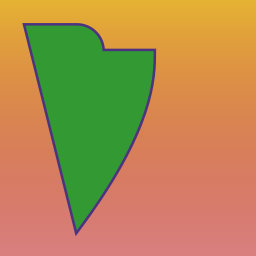

Python code for this plot:
#!/usr/bin/env python3
# -*- coding: utf-8 -*-
"""
Example script for using Cairo
"""

import math
import cairo

WIDTH, HEIGHT = 256, 256

surface = cairo.ImageSurface(cairo.FORMAT_ARGB32, WIDTH, HEIGHT)
ctx = cairo.Context(surface)

ctx.scale(WIDTH, HEIGHT)  # Normalizing the canvas

pat = cairo.LinearGradient(0.0, 0.0, 0.0, 1.0)
pat.add_color_stop_rgba(1, 0.7, 0, 0, 0.5)  # First stop, 50% opacity
pat.add_color_stop_rgba(0, 0.9, 0.7, 0.2, 1)  # Last stop, 100% opacity

ctx.rectangle(0, 0, 1, 1)  # Rectangle(x0, y0, x1, y1)
ctx.set_source(pat)
ctx.fill()

ctx.translate(0.1, 0.1)  # Changing the current transformation matrix

ctx.move_to(0, 0)
# Arc(cx, cy, radius, start_angle, stop_angle)
ctx.arc(0.2, 0.1, 0.1, -math.pi / 2, 0)
ctx.line_to(0.5, 0.1)  # Line to (x,y)
# Curve(x1, y1, x2, y2, x3, y3)
ctx.curve_to(0.5, 0.2, 0.5, 0.4, 0.2, 0.8)
ctx.close_path()

ctx.set_source_rgb(0.3, 0.2, 0.5)  # Solid color
ctx.set_line_width(0.02)
ctx.stroke_preserve()
ctx.set_source_rgb(0.2, 0.6, 0.2)
ctx.fill()

surface.write_to_png("example.png")  # Output to PNG

#%%
# Output to Numpy array
width, height = 255, 255
surface = cairo.ImageSurface(cairo.FORMAT_ARGB32, width, height)
buf = surface.get_data()
data = np.ndarray(shape=(width, height),
                     dtype=np.uint32,
                     buffer=buf)

#%%
# Read in from Numpy array
width, height = 255, 255
data = np.ndarray(shape=(height, width), dtype=np.uint32)
surface = cairo.ImageSurface.create_for_data(
    data, cairo.FORMAT_ARGB32, width, height)
